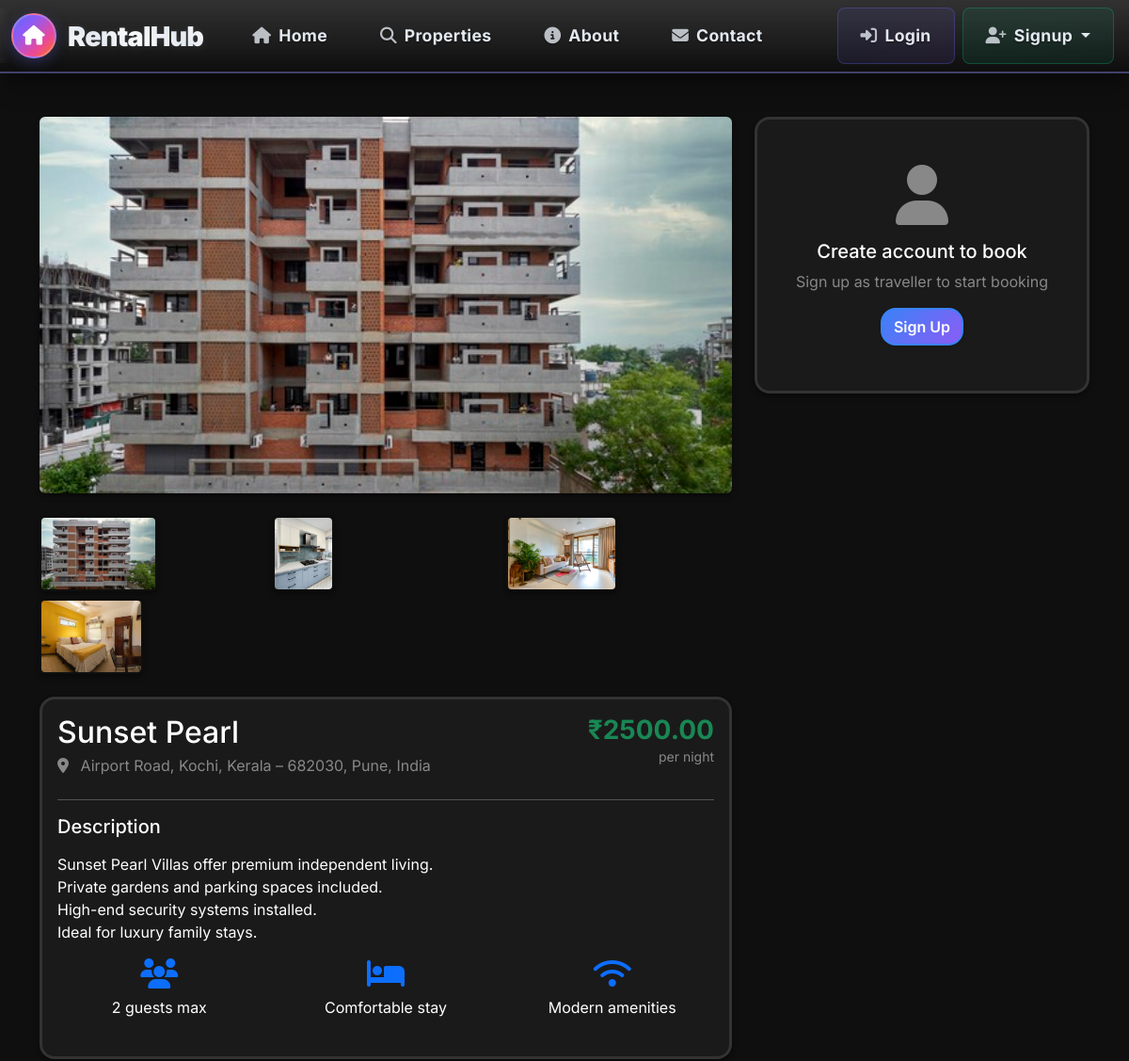
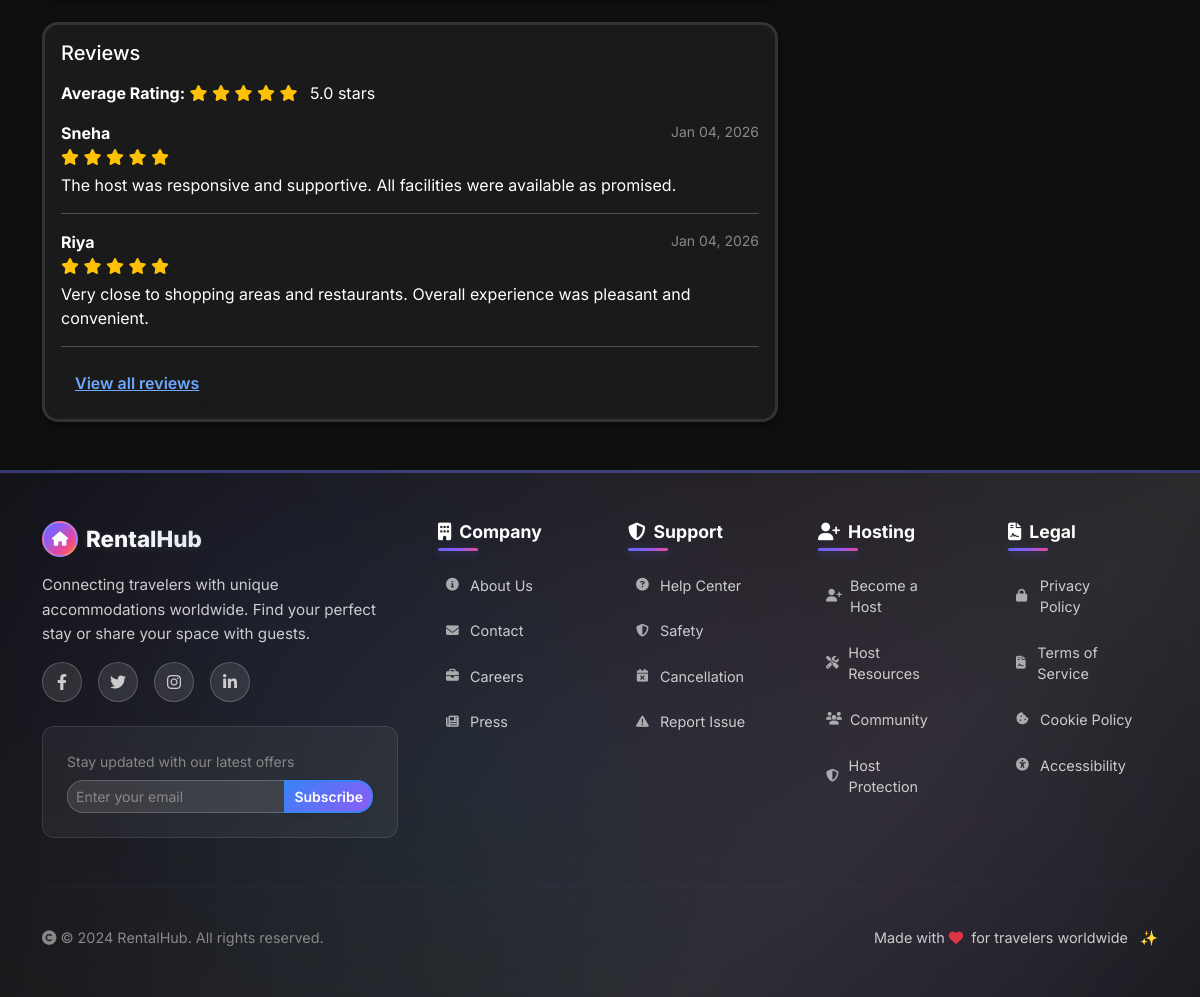
The page /listings/32/ on the database its author committed (2 pictures, top to bottom).
### listings/models.py (models this page shows, shortened)
class Property(models.Model):
    CATEGORY_CHOICES = (
        ('HOME', 'Home'),
        ('APARTMENT', 'Apartment'),
        ('BEACHFRONT', 'Beachfront'),
        ('MOUNTAIN', 'Mountain'),
        ('CABIN', 'Cabin'),
        ('VILLA', 'Villa'),
        ('OTHER', 'Other'),
    )
    owner = models.ForeignKey(User, on_delete=models.CASCADE, related_name='properties_owned')
    title = models.CharField(max_length=200)
    description = models.TextField()
    address = models.CharField(max_length=255)
    city = models.CharField(max_length=100)
    country = models.CharField(max_length=100, default='India')
    category = models.CharField(max_length=20, choices=CATEGORY_CHOICES, default='HOME')
    price_per_night = models.DecimalField(max_digits=8, decimal_places=2)
    max_guests = models.PositiveIntegerField(default=2)
    is_active = models.BooleanField(default=True)
    created_at = models.DateTimeField(auto_now_add=True)
    class Meta:
        ordering = ['-created_at']
    @property
    def main_image(self):
        main_img = self.images.filter(is_primary=True).first()
        if main_img:
            return main_img.image.url
        first_img = self.images.first()
        if first_img:
            return first_img.image.url
        return None

class PropertyImage(models.Model):
    property = models.ForeignKey(Property, on_delete=models.CASCADE, related_name='images')
    image = models.ImageField(upload_to='property_images/%Y/%m/%d/')
    is_primary = models.BooleanField(default=False)
    uploaded_at = models.DateTimeField(auto_now_add=True)
    class Meta:
        ordering = ['-uploaded_at']

### reviews/models.py (models this page shows, shortened)
class Review(models.Model):
    RATING_CHOICES = (
        (1, '1 Star'),
        (2, '2 Stars'),
        (3, '3 Stars'),
        (4, '4 Stars'),
        (5, '5 Stars'),
    )
    user = models.ForeignKey(User, on_delete=models.CASCADE, related_name='reviews')
    property = models.ForeignKey(Property, on_delete=models.CASCADE, related_name='reviews')
    rating = models.PositiveIntegerField(choices=RATING_CHOICES)
    comment = models.TextField(blank=True)
    created_at = models.DateTimeField(auto_now_add=True)
    class Meta:
        ordering = ['-created_at']
        unique_together = ['user', 'property']  # One review per user per property

### accounts/models.py (models this page shows, shortened)
class User(AbstractUser):
    ROLE_CHOICES = (
        ('ADMIN', 'Admin'),
        ('OWNER', 'Property Owner'),
        ('TRAVELLER', 'Traveller'),
    )
    role = models.CharField(max_length=10, choices=ROLE_CHOICES, default='TRAVELLER')
    class Meta:
        ordering = ['-date_joined']

### listings/views.py (the view)
# urls.py: path('<int:pk>/', views.property_detail, name='property_detail'),
def property_detail(request, pk):
    property_obj = get_object_or_404(
        Property.objects.prefetch_related('images'),
        pk=pk,
        is_active=True
    )
    reviews = property_obj.reviews.all().select_related('user')
    if reviews:
        avg_rating = sum(review.rating for review in reviews) / len(reviews)
    else:
        avg_rating = 0
    context = {
        'property': property_obj,
        'reviews': reviews[:3],  # Show only first 3
        'avg_rating': avg_rating,
    }
    return render(request, 'listings/property_detail.html', context)

### templates/listings/property_detail.html (shortened to what this page needs)
{% extends 'base.html' %}
{% block content %}
<div class="row g-4">
    <div class="col-lg-8">
        {% if property.main_image %}
            <img src="{{ property.main_image }}" class="img-fluid rounded mb-4 shadow main-property-image" alt="{{ property.title }}" style="width: 100%; height: 400px; object-fit: cover; image-rendering: -webkit-optimize-contrast; image-rendering: crisp-edges;">
        {% else %}
            <div class="bg-light d-flex align-items-center justify-content-center rounded mb-4 shadow" style="height: 400px;">
                <i class="fas fa-building fa-5x text-muted"></i>
            </div>
        {% endif %}
        {% if property.images.all %}
        <div class="row g-2 mb-4">
            {% for image in property.images.all|slice:":6" %}
            <div class="col-4">
                <img src="{{ image.image.url }}" class="img-fluid rounded shadow gallery-image" alt="Property image" style="height: 150px; object-fit: cover; cursor: pointer; image-rendering: -webkit-optimize-contrast; image-rendering: crisp-edges;" data-image-url="{{ image.image.url }}">
            </div>
            {% endfor %}
        </div>
        {% endif %}
        <div class="card shadow">
            <div class="card-body">
                <div class="d-flex justify-content-between align-items-start mb-4">
                    <div>
                        <h2 class="mb-1">{{ property.title }}</h2>
                        <p class="text-muted mb-0">
                            <i class="fas fa-map-marker-alt me-2"></i>
                            {{ property.address }}, {{ property.city }}, {{ property.country }}
                        </p>
                    </div>
                    <div class="text-end">
                        <div class="h3 text-success mb-0 fw-bold">₹{{ property.price_per_night }}</div>
                        <div class="text-muted small">per night</div>
                    </div>
                </div>
                <hr>
                <h5>Description</h5>
                <p>{{ property.description|linebreaks }}</p>
                <div class="row text-center mb-4">
                    <div class="col-4">
                        <i class="fas fa-users fa-2x text-primary mb-2"></i>
                        <div>{{ property.max_guests }} guests max</div>
                    </div>
                    <div class="col-4">
                        <i class="fas fa-bed fa-2x text-primary mb-2"></i>
                        <div>Comfortable stay</div>
                    </div>
                    <div class="col-4">
                        <i class="fas fa-wifi fa-2x text-primary mb-2"></i>
                        <div>Modern amenities</div>
                    </div>
                </div>
            </div>
        </div>
        <div class="card shadow mt-4">
            <div class="card-body">
                <div class="d-flex justify-content-between align-items-center mb-3">
                    <h5 class="mb-0">Reviews</h5>
                </div>
                {% if reviews %}
                    <div class="mb-3">
                        <strong>Average Rating:</strong>
                        {% for i in "12345"|make_list %}
                            <i class="fas fa-star{% if i > avg_rating %}-o{% endif %} text-warning"></i>
                        {% endfor %}
                        <span class="ms-2">{{ avg_rating|floatformat:1 }} stars</span>
                    </div>
                    {% for review in reviews %}
                        <div class="border-bottom pb-3 mb-3">
                            <div class="d-flex justify-content-between">
                                <strong>{{ review.user.username }}</strong>
                                <small class="text-muted">{{ review.created_at|date:"M d, Y" }}</small>
                            </div>
                            <div class="mb-1">
                                {% for i in "12345"|make_list %}
                                    <i class="fas fa-star{% if i > review.rating %}-o{% endif %} text-warning"></i>
                                {% endfor %}
                            </div>
                            <p class="mb-0">{{ review.comment }}</p>
                        </div>
                    {% endfor %}
                    <a href="{% url 'reviews:property_reviews' property.pk %}" class="btn btn-link">View all reviews</a>
                {% else %}
                    <p class="text-muted">No reviews yet. Be the first to review!</p>
                {% endif %}
            </div>
        </div>
    </div>
    <div class="col-lg-4">
        {% if user.is_authenticated and user.is_traveller %}
        <div class="card shadow sticky-top" style="top: 100px;">
            <div class="card-body">
                <h5 class="card-title mb-3">Book this property</h5>
                <div class="alert alert-info mb-3">
                    <i class="fas fa-info-circle me-2"></i>
                    Select your dates to see availability and total price
                </div>
                <a href="{% url 'bookings:booking_create' property.pk %}" class="btn btn-success btn-lg w-100 mb-3">
                    <i class="fas fa-calendar-check me-2"></i>Book Now
                </a>
                <div class="small text-muted text-center">
                    Hosted by {{ property.owner.username }}<br>
                    {{ property.images.count }} photos
                </div>
            </div>
        </div>
        {% else %}
        <div class="card shadow">
            <div class="card-body text-center py-5">
                {% if user.is_authenticated %}
                    <i class="fas fa-calendar-check fa-4x text-success mb-3"></i>
                    <h5>Login to book</h5>
                    <p class="text-muted">Please login as traveller to book this property</p>
                    <a href="{% url 'accounts:login' %}" class="btn btn-primary">Login</a>
                {% else %}
                    <i class="fas fa-user fa-4x text-muted mb-3"></i>
                    <h5>Create account to book</h5>
                    <p class="text-muted">Sign up as traveller to start booking</p>
                    <a href="{% url 'accounts:traveller_signup' %}" class="btn btn-primary">Sign Up</a>
                {% endif %}
            </div>
        </div>
        {% endif %}
    </div>
</div>
{% endblock %}

### rows shown on the page
Property: main_image (picture), title "Sunset Pearl", address "Airport Road, Kochi, Kerala – 682030", city "Pune", country "India", price_per_night "2500.00", description "Sunset Pearl Villas offer premium independent living. Private gardens and parking spaces included. High-end security systems installed. Ideal for luxury family stays.", max_guests "2"
PropertyImage: image (picture)
PropertyImage: image (picture)
PropertyImage: image (picture)
PropertyImage: image (picture)
Review: user.username "Sneha", created_at "Jan 04, 2026", rating 5 (drawn), comment "The host was responsive and supportive. All facilities were available as promised."
Review: user.username "Riya", created_at "Jan 04, 2026", rating 5 (drawn), comment "Very close to shopping areas and restaurants. Overall experience was pleasant and convenient."

### other values the page prints
{{ avg_rating|floatformat:1 }} "5.0"
